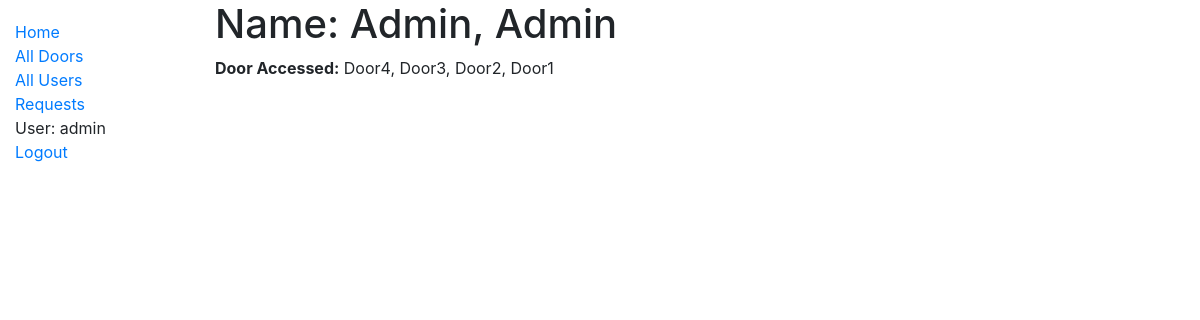
The page /catalog/user/1 (signed in) on the database its author committed.
### accounts/models.py (models this page shows, shortened)
class User(AbstractUser):
    username_validator = UnicodeUsernameValidator()
    username = models.CharField(max_length=150, unique=True, help_text='Required. 150 characters or fewer. Letters, digits and @/./+/-/_ only.', validators=[username_validator], error_messages={'unique': "A user with that username already exists.",},)
    first_name = models.CharField(max_length=150)
    last_name = models.CharField(max_length=150)
    email = models.EmailField(max_length=75, blank=True)
    created_at = models.DateTimeField(auto_now_add=True)
    updated_at = models.DateTimeField(auto_now=True)
    is_active = models.BooleanField(default=True)
    user_public_key = models.CharField(max_length=256, default='0')
    user_private_key = models.CharField(max_length=256, default='0')
    doors = models.ManyToManyField('catalog.Door', related_name='assigned_doors', null=True, blank=True)
    EMAIL_FIELD = 'email'
    USERNAME_FIELD = 'username'
    REQUIRED_FIELDS = ['email']
    class Meta:
        ordering = ['last_name', 'first_name']

### catalog/models.py (models this page shows, shortened)
class Door(models.Model):
    door_name = models.CharField(max_length=100)
    location = models.CharField(max_length=100)
    door_public_key = models.CharField(max_length=256, default='0')
    door_private_key = models.CharField(max_length=256, default='0')
    def __str__(self):
        return self.door_name

### catalog/views.py (the view)
# urls.py: path('user/<int:pk>', views.UserDetailView.as_view(), name='user-detail'),
class UserDetailView(LoginRequiredMixin, generic.DetailView):
    model = User
    template_name = 'catalog/user_detail.html'
    context_object_name = 'user_accessed'

### catalog/templates/catalog/user_detail.html
{% extends "base_generic.html" %}
{% block content %}
    <h1>Name: {{ user_accessed.last_name }}, {{ user_accessed.first_name }}</h1>
    <p>
        <strong>Door Accessed:</strong>
        {% for door in user_accessed.doors.all %}
            {{ door }}{% if not forloop.last %}, {% endif %}
        {% endfor %}
    </p>
{% endblock %}

### catalog/templates/base_generic.html (shortened to what this page needs)
<!DOCTYPE html>
<html lang="en">
<head>
    <link rel="stylesheet" href="https://stackpath.bootstrapcdn.com/bootstrap/4.1.3/css/bootstrap.min.css"
>
    {% load static %}
    <link rel="stylesheet" href="{% static 'css/styles.css' %}">
</head>
<body>
<div class="container-fluid">
    <div class="row">
        <div class="col-sm-2">
            {% block sidebar %}
                <ul class="sidebar-nav">
                    <li><a href="{% url 'index' %}">Home</a></li>
                    <li><a href="{% url 'doors' %}">All Doors</a></li>
                    {% if user.is_authenticated and user.is_superuser %}
                        <li><a href="{% url 'users' %}">All Users</a></li>
                        <li><a href="{% url 'requested-doors' %}">Requests</a></li>
                    {% endif %}
                    {% if user.is_authenticated %}
                        <li>User: {{ user.get_username }}</li>
                        <li><a href="{% url 'logout' %}?next={{ request.path }}">Logout</a></li>
                    {% else %}
                        <li><a href="{% url 'login' %}?next={{ request.path }}">Login</a></li>
                    {% endif %}
                </ul>
            {% endblock %}
        </div>
        <div class="col-sm-10 ">{% block content %}{% endblock %}
        </div>
    </div>
</body>
</html>

### catalog/static/css/styles.css (style rules this page uses)
.sidebar-nav { margin-top: 20px; padding: 0; list-style: none; }

### rows shown on the page
User: get_username "admin", last_name "Admin", first_name "Admin"
Door: door_name "Door4"
Door: door_name "Door3"
Door: door_name "Door2"
Door: door_name "Door1"
